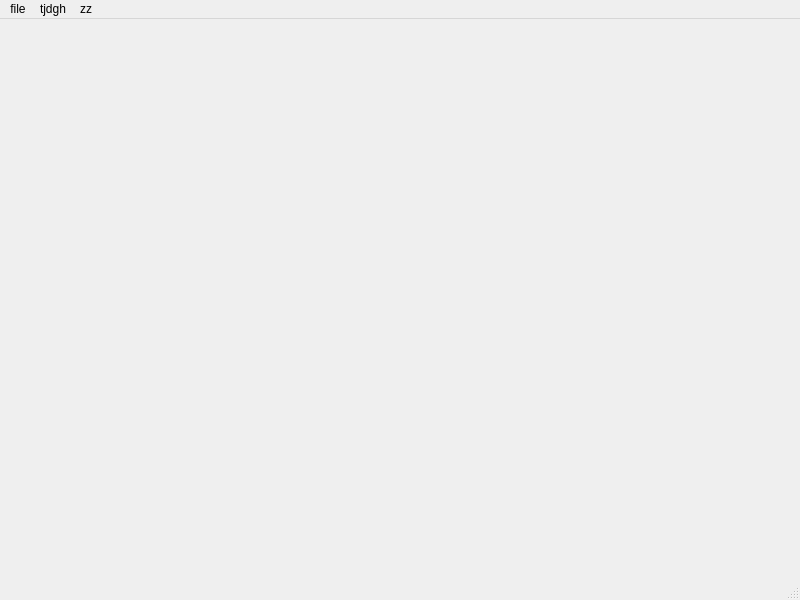
<?xml version="1.0" encoding="UTF-8"?>
<ui version="4.0">
 <class>MainWindow</class>
 <widget class="QMainWindow" name="MainWindow">
  <property name="geometry">
   <rect>
    <x>0</x>
    <y>0</y>
    <width>800</width>
    <height>600</height>
   </rect>
  </property>
  <property name="windowTitle">
   <string>MainWindow</string>
  </property>
  <widget class="QWidget" name="centralwidget"/>
  <widget class="QMenuBar" name="menubar">
   <property name="geometry">
    <rect>
     <x>0</x>
     <y>0</y>
     <width>800</width>
     <height>26</height>
    </rect>
   </property>
   <widget class="QMenu" name="menufile">
    <property name="title">
     <string>file</string>
    </property>
    <addaction name="actionopen"/>
    <addaction name="actionselect"/>
   </widget>
   <widget class="QMenu" name="menutjdgh">
    <property name="title">
     <string>tjdgh</string>
    </property>
    <addaction name="actionwjddks"/>
    <addaction name="actiontjdghwjddks"/>
   </widget>
   <widget class="QMenu" name="menuzz">
    <property name="title">
     <string>zz</string>
    </property>
    <addaction name="actionqq"/>
    <addaction name="actionaa"/>
   </widget>
   <addaction name="menufile"/>
   <addaction name="menutjdgh"/>
   <addaction name="menuzz"/>
  </widget>
  <widget class="QStatusBar" name="statusbar"/>
  <action name="actionopen">
   <property name="text">
    <string>open</string>
   </property>
  </action>
  <action name="actionselect">
   <property name="text">
    <string>select</string>
   </property>
  </action>
  <action name="actionwjddks">
   <property name="text">
    <string>wjddks</string>
   </property>
  </action>
  <action name="actiontjdghwjddks">
   <property name="text">
    <string>tjdghwjddks</string>
   </property>
  </action>
  <action name="actionqq">
   <property name="text">
    <string>qq</string>
   </property>
  </action>
  <action name="actionaa">
   <property name="text">
    <string>aa</string>
   </property>
  </action>
 </widget>
 <resources/>
 <connections/>
</ui>
